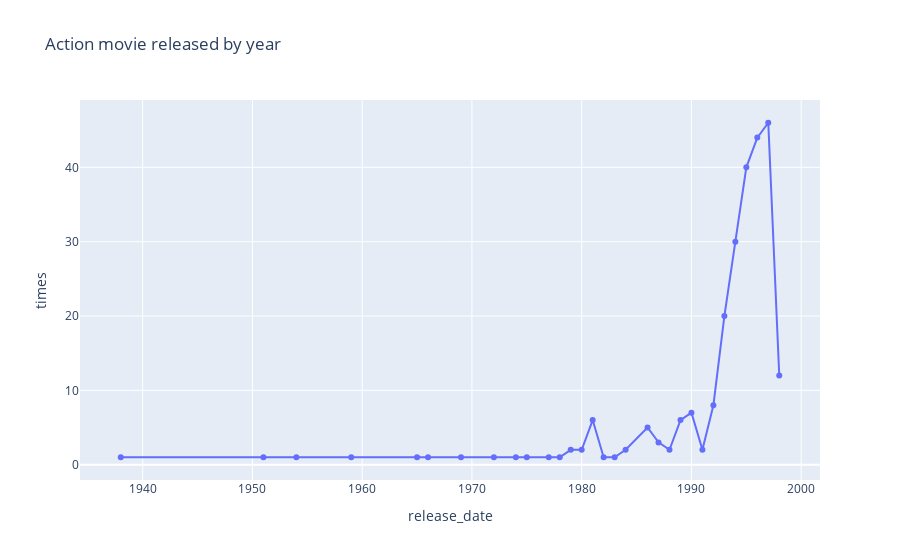

The notebook cell this image was saved under:
### Code cell
def genre_production_by_year(genre):
        data_movie_gender = data_movie.loc[data_movie[genre] == 1].groupby(data_movie["release_date"].dt.year).size()\
                                                        .reset_index(name="times")

        fig = px.line(data_movie_gender, x="release_date", y="times", title="{} movie released by year".format(genre), markers=True)
        fig.show()

genre_production_by_year("Action")

### Figure 1 — Plotly figure (JSON) as saved in the notebook; plotly's stock layout.template omitted (floating-point values rounded to 4 significant figures)
{"data": [{"hovertemplate": "release_date=%{x}<br>times=%{y}<extra></extra>", "legendgroup": "", "line": {"color": "#636efa", "dash": "solid"}, "marker": {"symbol": "circle"}, "mode": "lines+markers", "name": "", "orientation": "v", "showlegend": false, "type": "scatter", "x": [1938, 1951, 1954, 1959, 1965, 1966, 1969, 1972, 1974, 1975, 1977, 1978, 1979, 1980, 1981, 1982, 1983, 1984, 1986, 1987, 1988, 1989, 1990, 1991, 1992, 1993, 1994, 1995, 1996, 1997, 1998], "xaxis": "x", "y": [1, 1, 1, 1, 1, 1, 1, 1, 1, 1, 1, 1, 2, 2, 6, 1, 1, 2, 5, 3, 2, 6, 7, 2, 8, 20, 30, 40, 44, 46, 12], "yaxis": "y"}], "layout": {"legend": {"tracegroupgap": 0}, "title": {"text": "Action movie released by year"}, "xaxis": {"anchor": "y", "domain": [0, 1], "title": {"text": "release_date"}}, "yaxis": {"anchor": "x", "domain": [0, 1], "title": {"text": "times"}}}}
